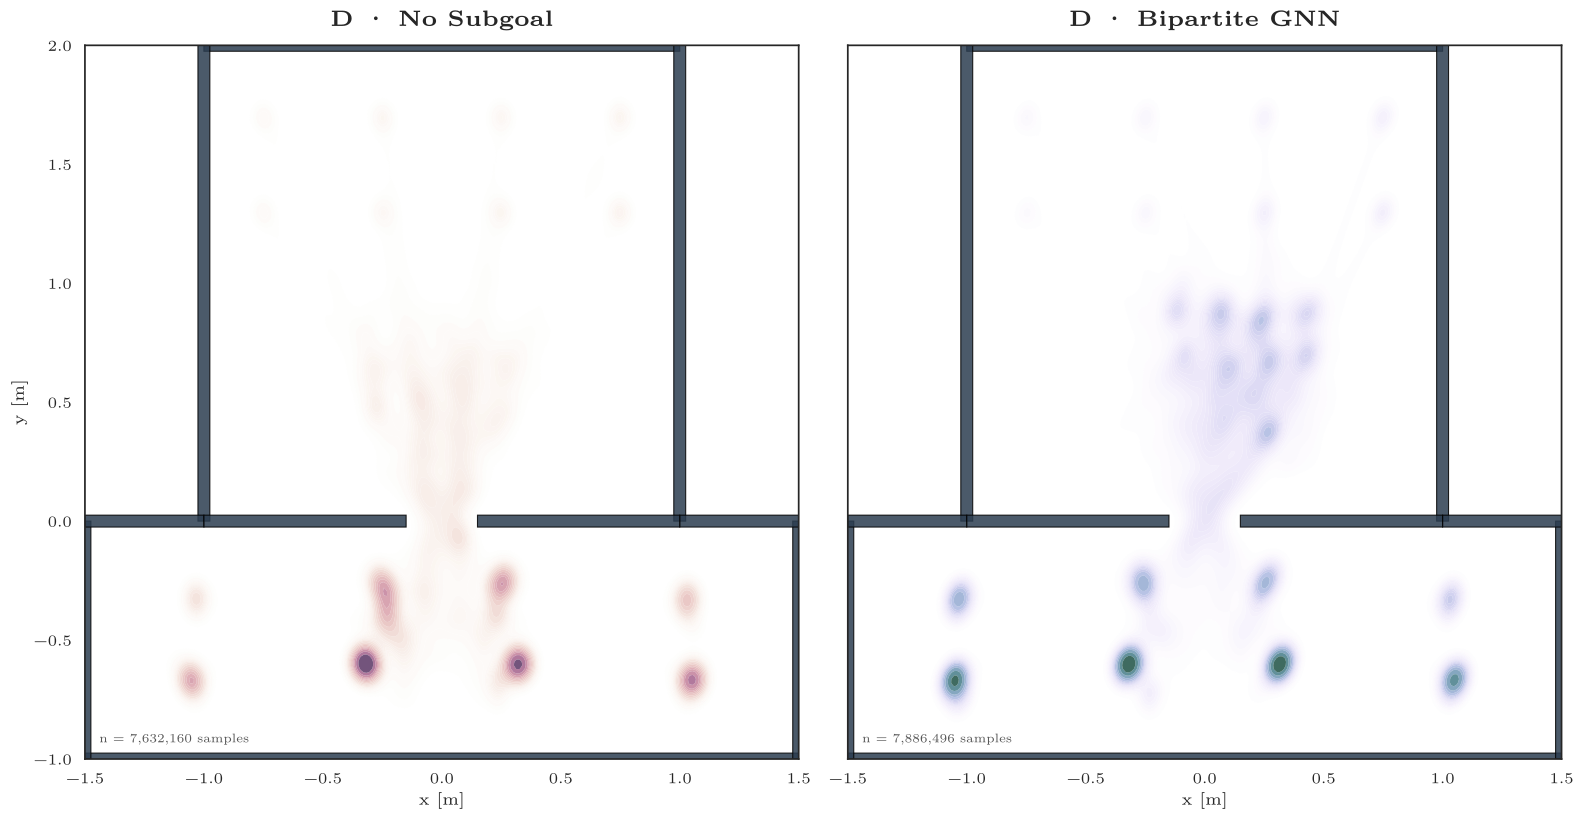

Recreate this plot in Python.
"""Congestion heatmap figure.

Renders one KDE panel per entry in PANELS, loaded from positions_*.npz files
produced by run_eval.py.  Any combination of methods/runs can be compared —
just point PANELS at the relevant files.

Edit PANELS and SCENARIO at the top, then run from the repo root:

    python -m master_thesis.document_figures.congestion.congestion_heatmap

Each positions_*.npz contains:
    xy        — (N, 2) float32  all agent positions from all episodes × steps
    ep_steps  — (n_episodes,) int  steps per episode (available for filtering)
"""

import pathlib
import numpy as np
import seaborn as sns
import matplotlib.pyplot as plt
import matplotlib.patches as patches
import matplotlib.font_manager as fm

# ── Configuration ─────────────────────────────────────────────────────────────

_INF = pathlib.Path('master_thesis/document_figures/inference')
_OUT = pathlib.Path(__file__).parent / 'congestion_heatmap.pdf'

# Scenario YAML name — used to draw obstacles at correct coordinates.
SCENARIO = 'rl_8n_fixed_1gap_3x3'

# Each panel: (display_label, path_to_positions_npz)
# Mix and match freely from any run_eval.py output.
PANELS = [
    ('D · No Subgoal',    _INF / 'positions_D_0sg_50ep.npz'),
    ('D · Bipartite GNN', _INF / 'positions_D_bi_gnn_50ep.npz'),
]

# ── Font ──────────────────────────────────────────────────────────────────────

def _register_lm_fonts() -> str:
    search_dirs = [
        pathlib.Path.home() / "Library" / "Fonts",
        pathlib.Path("/usr/local/texlive/2025/texmf-dist/fonts/opentype/public/lm"),
        pathlib.Path("/usr/local/texlive/2024/texmf-dist/fonts/opentype/public/lm"),
        pathlib.Path("/usr/local/texlive/2023/texmf-dist/fonts/opentype/public/lm"),
    ]
    registered: set[str] = set()
    for d in search_dirs:
        if not d.exists():
            continue
        for p in d.glob("lmroman*.otf"):
            try:
                fm.fontManager.addfont(str(p))
                registered.add(fm.FontProperties(fname=str(p)).get_name())
            except Exception:
                pass
    for name in ("Latin Modern Roman", "LMRoman10", "LM Roman 10"):
        if name in registered:
            return name
    return "serif"

# ── Obstacle drawing from scenario YAML ───────────────────────────────────────

def _load_obstacles(scenario_name: str) -> tuple[list[dict], dict]:
    """Return (obstacle_rects, limits) from the scenario YAML."""
    import math
    from master_thesis.scenarios.testbed_importer import load_scenario_yaml
    yaml_path = pathlib.Path('master_thesis/scenarios') / f'{scenario_name}.yaml'
    cfg = load_scenario_yaml(yaml_path.read_text())

    rects = []
    for obs in cfg.obstacles:
        # psi=0 → length along +X; psi=±π/2 → length along +Y (swap dims).
        is_vertical = abs(abs(obs.psi) - math.pi / 2) < 0.1
        x_ext = obs.width  if is_vertical else obs.length
        y_ext = obs.length if is_vertical else obs.width
        rects.append({'x': obs.x - x_ext / 2, 'y': obs.y - y_ext / 2,
                      'w': x_ext, 'h': y_ext})

    lim = cfg.limits   # [[x_lo, x_hi], [y_lo, y_hi]]
    return rects, lim


def _draw_obstacles(ax, rects: list[dict]) -> None:
    for r in rects:
        ax.add_patch(patches.Rectangle(
            (r['x'], r['y']), r['w'], r['h'],
            linewidth=0.8, edgecolor='black', facecolor='#2c3e50', alpha=0.85,
        ))

# ── Plotting ──────────────────────────────────────────────────────────────────

# Cubehelix start values mapped to panel index — cycle if more than 3 panels.
_CMAP_STARTS = [0, 2, 1, 3]


def plot(
    panels: list[tuple[str, pathlib.Path]] = PANELS,
    scenario: str                           = SCENARIO,
    output_path: pathlib.Path               = _OUT,
) -> None:
    font_family = _register_lm_fonts()
    plt.rcParams.update({
        'font.family': 'serif',
        'font.serif':  [font_family, 'Palatino', 'Times New Roman'],
        'text.usetex': False,
    })
    sns.set_theme(style='white', font=font_family)

    obstacle_rects, lim = _load_obstacles(scenario)
    x_lo, x_hi = lim[0]
    y_lo, y_hi = lim[1]

    n = len(panels)
    fig, axes = plt.subplots(1, n, figsize=(8 * n, 8), sharex=True, sharey=True)
    if n == 1:
        axes = [axes]

    for ax, (label, npz_path), cstart in zip(axes, panels, _CMAP_STARTS):
        data = np.load(npz_path)
        xy   = data['xy']                      # (N, 2)
        x, y = xy[:, 0], xy[:, 1]

        cmap = sns.cubehelix_palette(start=cstart, light=1, as_cmap=True)
        sns.kdeplot(
            x=x, y=y,
            cmap=cmap, fill=True,
            thresh=0.03, levels=25,
            alpha=0.85,
            ax=ax,
        )

        _draw_obstacles(ax, obstacle_rects)

        ax.set_xlim(x_lo, x_hi)
        ax.set_ylim(y_lo, y_hi)
        ax.set_aspect('equal')
        ax.set_title(label, fontsize=16, fontweight='bold', pad=14)
        ax.set_xlabel('x [m]', fontsize=12)
        if ax is axes[0]:
            ax.set_ylabel('y [m]', fontsize=12)

        n_samples = len(x)
        ax.text(0.02, 0.02, f'n = {n_samples:,} samples',
                transform=ax.transAxes, fontsize=9, color='#555555',
                va='bottom', ha='left')

    plt.tight_layout()
    fig.savefig(output_path, bbox_inches='tight')
    print(f'Heatmap saved → {output_path.absolute()}')


if __name__ == '__main__':
    plot()
